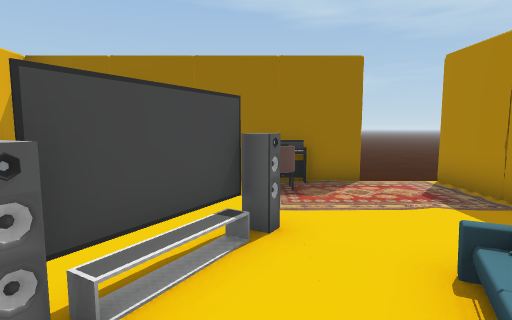
[1] (above)

24 first-person views from a walk through a Unity game level. The camera is 1.3 m above the floor, tilts 6° down and sees 80° across. Doors are open. The floor is counted in squares, 1 m on a side. Each view is taken from the middle of a square. On the plan, view 1 faces up. The plan holds only what a view shows up to about 14 squares ahead; the rest is blank. The place goes on beyond the plan. The player is left out. Some surface patterns are stand-ins.

[2]
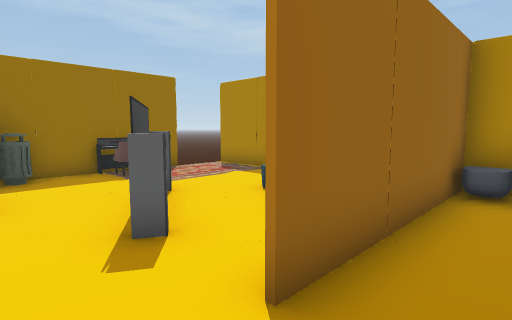

[3]
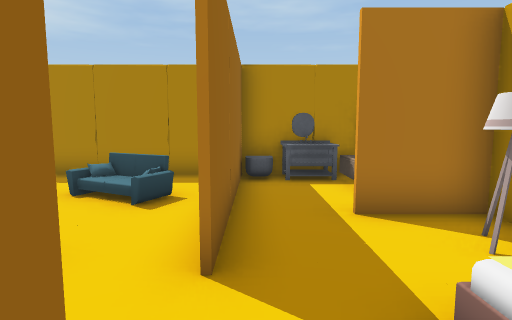

[4]
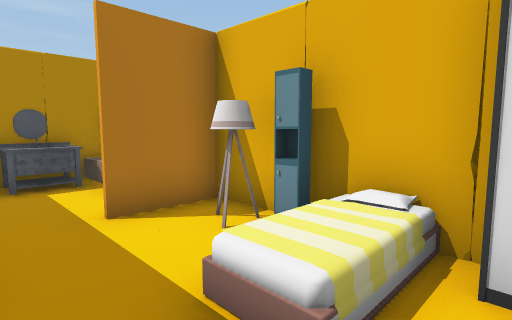

[5]
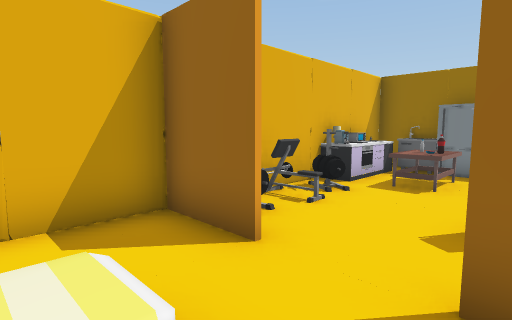

[6]
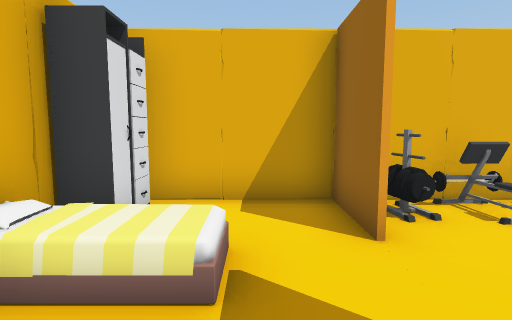

[7]
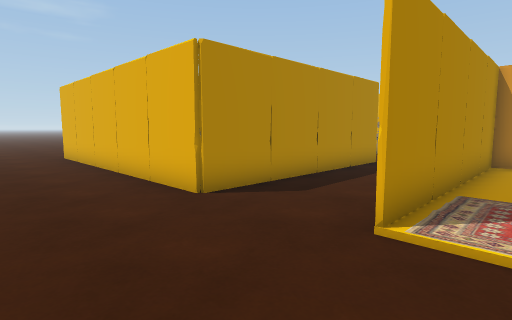

[8]
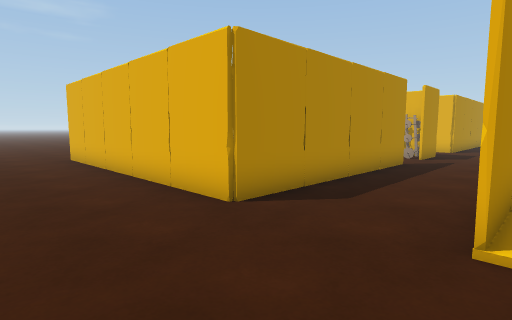

[9]
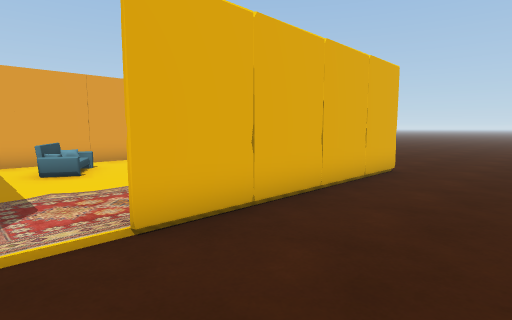

[10]
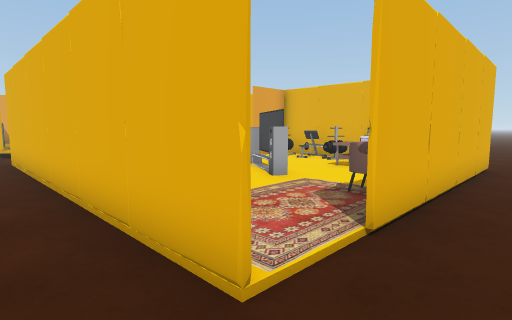

[11]
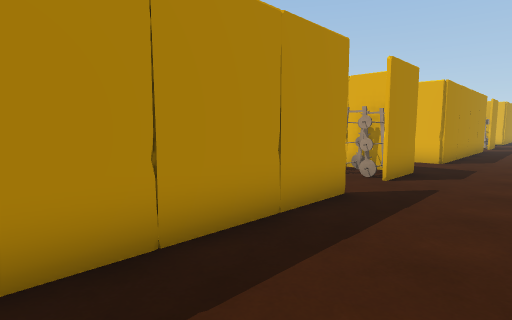

[12]
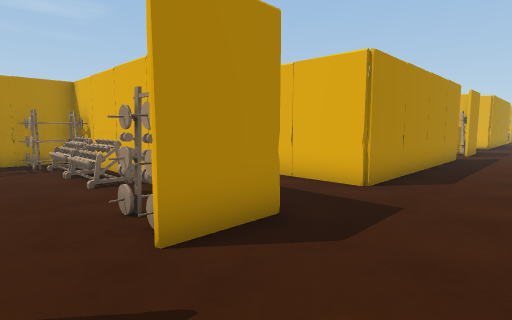

[13]
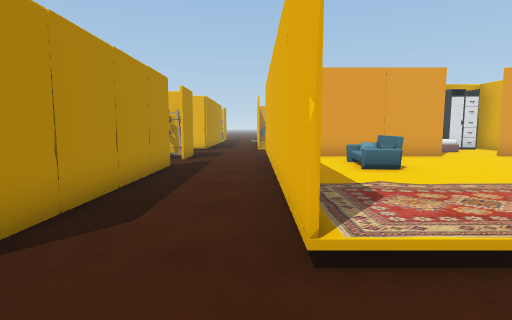

[14]
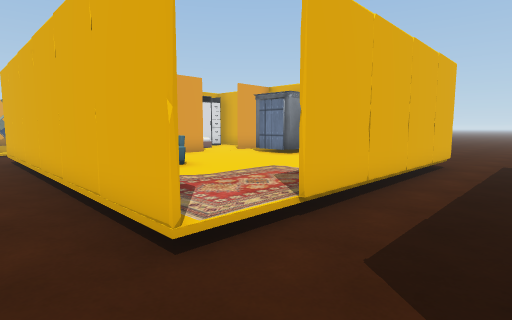

[15]
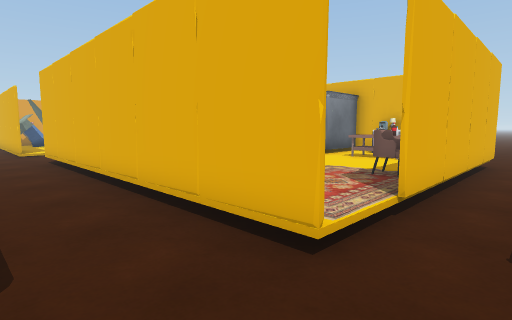

[16]
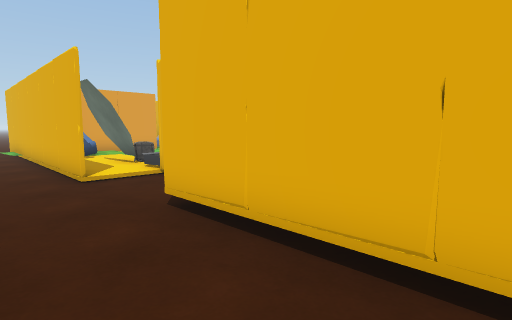

[17]
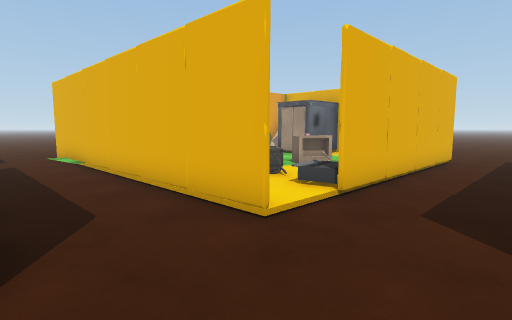

[18]
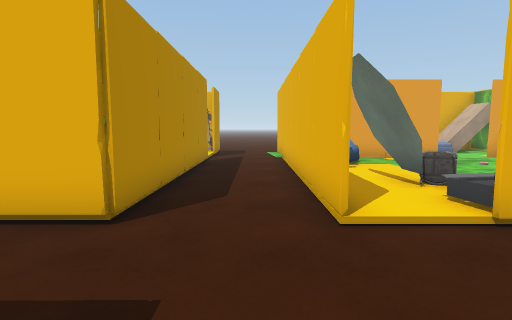

[19]
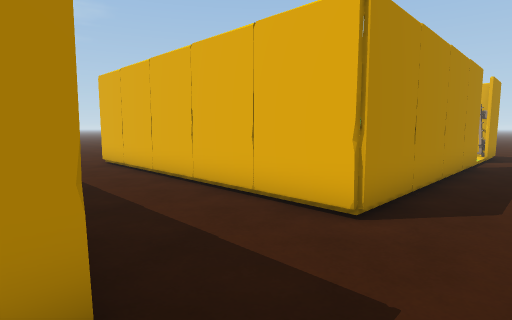

[20]
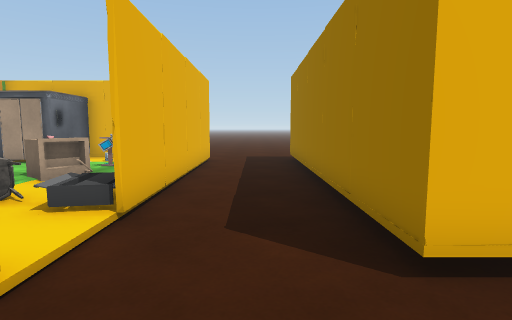

[21]
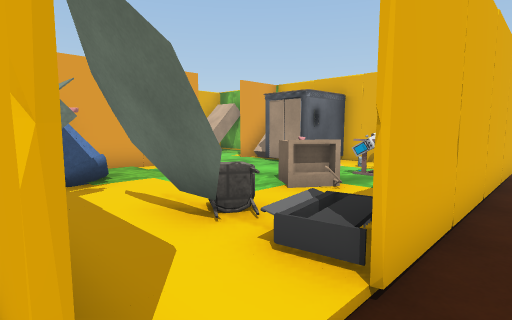

[22]
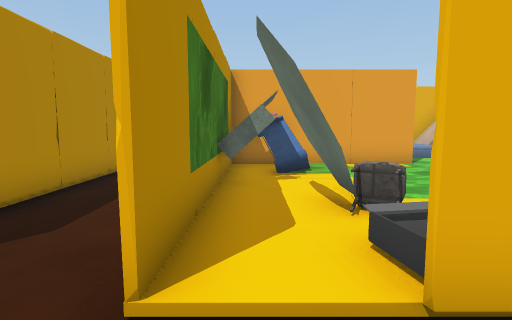

[23]
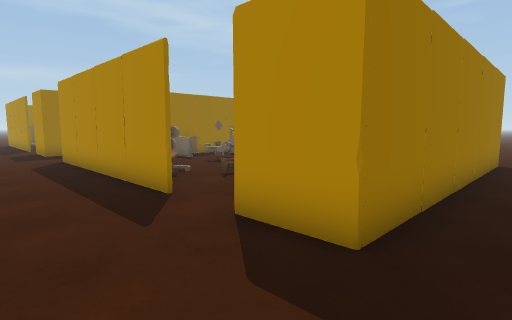

[24]
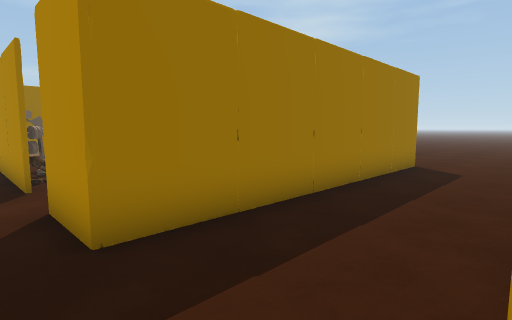

### Floor plan
Points are (right, up) in squares from view 1. A wall is a line through its corners. A room is listed if a view was taken in it or the views show most of it. See-through windows are left out.
Room 1 (view 1)
walls: (-0.2, 3.9) (-1.4, 1.7); (-0.8, -0.5) (4.5, -0.5); (4.4, -1) (4.4, 7.5); (2.6, 7.4) (1.4, 7.4)
low walls: (-0.4, 2.7) (-1, 1.7)
ways out: open door at (1, -1.5) to room 2; opening at (-2, 1) to room 3; opening at (1, 5.5) to room 3; open door at (3.5, 7.5) to room 3
objects: sofa (2, 1) to (2, 2)
Room 2 (views 2, 3, 4, 5, 6)
walls: (-3.9, -4.5) (-2.5, -4.5); (-1, -4.5) (0.5, -4.5) (0.5, -2.5); (-5.4, 0.9) (-5.4, -4); (1, -0.6) (-1.5, -0.6)
ways out: open door at (1, -1.5) to room 1; opening at (-4.5, -0.5) to room 3; open door at (-2.5, -0.5) to room 3; opening at (-2, -5)
objects: closet (-5, -4) to (-4, -4); other object (-5, 0) to (-4, 0); bed (-3, -4); closet (-2, -4); lamp (-1, -4)
Room 3 (views 7, 8, 9, 10, 11, 12, 13, 14, 15, 16, 17, 18, 19, 20, 21, 22, 23, 24)
walls: (8.5, -4.5) (8, -4.5) (8, -2.5); (3.5, -7.5) (4.5, -7.5) (4.5, -17.5); (4.4, -2.5) (4.4, -1); (4.2, -2.5) (4.2, -1.9); (8.5, -13.2) (8.4, -12.9); (8, -0.5) (8, 7.6) (18.1, 7.6); (4.5, -0.6) (1, -0.6); (8, -15.6) (8, -7.5) (10.6, -7.5); (-1.1, 1.2) (-1.7, 1.5); (-0.1, 4.2) (0.3, 3.9); (1.6, -19.6) (-1.4, -19.6); (4.5, 7.5) (4.5, -2.4); (1.5, 7.6) (2.6, 7.6); (4.9, -22.9) (4.9, -35); (-0.5, 7.4) (-1.6, 7.4); (18.1, -19.6) (8, -19.6) (8, -17.5); (-4.4, 7.4) (-5.4, 7.4) (-5.4, 6.4); (-2.4, -22.8) (3, -22.8); (-5.5, 7.6) (-0.3, 7.6); (8, -31.1) (8, -22.8) (18, -22.8); (8, -35.1) (8, -33)
low walls: (3.5, -2.5) (3.5, -1.6)
ways out: opening at (-2, 1) to room 1; opening at (1, 5.5) to room 1; open door at (3.5, 7.5) to room 1; opening at (-4.5, -0.5) to room 2; open door at (-2.5, -0.5) to room 2; open door at (4, -23) to room 4; opening at (-3.5, -21.5); opening at (-2, -20); opening at (3, -5.3); opening at (19.5, 8); open door at (3.5, -7.5); open door at (8, -32); open door at (8, -16.5); open door at (8, -1.5)
objects: other object (-5, 1) to (-5, 2); other object (-5, 3) to (-4, 3); machine (-5, 4); table (-5, 5) to (-5, 6); table (-4, 4) to (-3, 5); sink (-4, 7); fridge (-3, 6); other object (-2, 7); rug (0, 6) to (1, 7); other object (3, -4) to (4, -3); bench (8, -14); other object (9, -4) to (9, -3)
Room 4 (no view inside)
walls: (-1.1, -30.8) (4.8, -30.8) (4.8, -29.5); (4.8, -28.1) (4.8, -22.9); (-5.1, -26.4) (-5.1, -27.8); (4.8, -29.1) (4.8, -28.2); (-5.1, -30.8) (-3, -30.8)
ways out: open door at (4, -23) to room 3; open door at (-2, -31); open door at (1, -31.5)
objects: elevator (-4, -29) to (-3, -28); table (-3, -25) to (-2, -25); other object (-2, -26); sink (-1, -26) to (0, -25); other object (2, -25) to (3, -25); sofa (3, -30) to (3, -29); other object (4, -27)

Where each view was taken, in squares from view 1:
view 1: 0 up, 0 right, facing up
view 2: 2 down, 3 left, facing up-right
view 3: 1 down, 4 left, facing right
view 4: 1 down, 4 left, facing down-right
view 5: 3 down, 1 left, facing up-left
view 6: 2 down, 0 right, facing left
view 7: 11 up, 3 right, facing down-right
view 8: 11 up, 4 right, facing down-right
view 9: 11 up, 4 right, facing down-left
view 10: 9 up, 6 right, facing down-left
view 11: 5 up, 5 right, facing down-right
view 12: 1 down, 5 right, facing down-right
view 13: 5 down, 5 right, facing down
view 14: 5 down, 6 right, facing down-left
view 15: 6 down, 7 right, facing down-left
view 16: 15 down, 7 right, facing down-left
view 17: 20 down, 8 right, facing down-left
view 18: 19 down, 6 right, facing down
view 19: 19 down, 6 right, facing down-right
view 20: 21 down, 7 right, facing left
view 21: 22 down, 5 right, facing down-left
view 22: 21 down, 4 right, facing down
view 23: 21 down, 5 right, facing up-right
view 24: 23 down, 7 right, facing up-right
